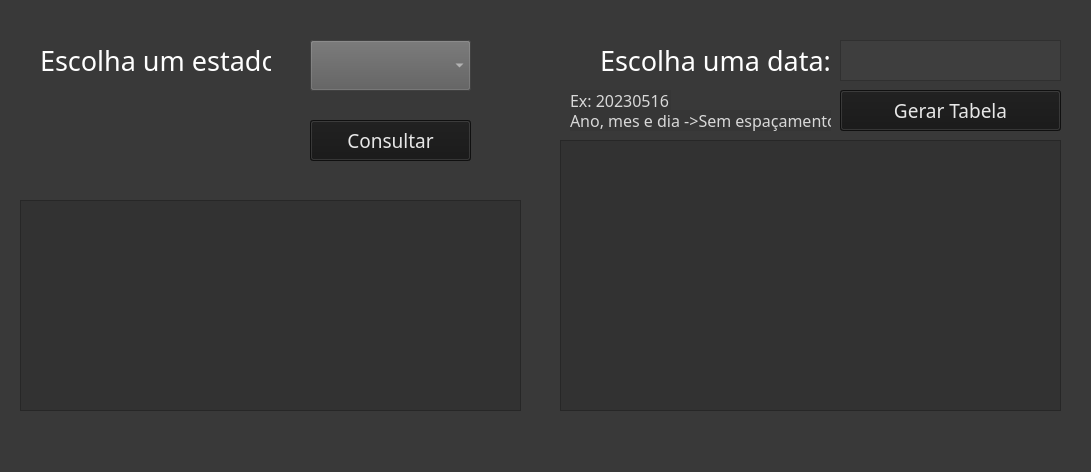
<?xml version="1.0" encoding="UTF-8"?>
<ui version="4.0">
 <class>Form</class>
 <widget class="QWidget" name="Form">
  <property name="geometry">
   <rect>
    <x>0</x>
    <y>0</y>
    <width>1091</width>
    <height>472</height>
   </rect>
  </property>
  <property name="font">
   <font>
    <family>Malgun Gothic Semilight</family>
    <pointsize>20</pointsize>
   </font>
  </property>
  <property name="windowTitle">
   <string>Form</string>
  </property>
  <property name="styleSheet">
   <string notr="true">background-color:rgb(57, 57, 57)</string>
  </property>
  <widget class="QLabel" name="label">
   <property name="geometry">
    <rect>
     <x>40</x>
     <y>40</y>
     <width>231</width>
     <height>41</height>
    </rect>
   </property>
   <property name="font">
    <font>
     <family>Malgun Gothic Semilight</family>
     <pointsize>20</pointsize>
    </font>
   </property>
   <property name="styleSheet">
    <string notr="true">color: rgb(255, 255, 255)</string>
   </property>
   <property name="text">
    <string>Escolha um estado:</string>
   </property>
   <property name="textFormat">
    <enum>Qt::PlainText</enum>
   </property>
   <property name="scaledContents">
    <bool>false</bool>
   </property>
   <property name="openExternalLinks">
    <bool>false</bool>
   </property>
  </widget>
  <widget class="QComboBox" name="comboBox">
   <property name="geometry">
    <rect>
     <x>310</x>
     <y>40</y>
     <width>161</width>
     <height>51</height>
    </rect>
   </property>
   <property name="styleSheet">
    <string notr="true">background-color: rgb(91, 91, 91);

color: rgb(218, 218, 218);

</string>
   </property>
  </widget>
  <widget class="QPushButton" name="consultaButton">
   <property name="geometry">
    <rect>
     <x>310</x>
     <y>120</y>
     <width>161</width>
     <height>41</height>
    </rect>
   </property>
   <property name="font">
    <font>
     <family>Malgun Gothic Semilight</family>
     <pointsize>14</pointsize>
    </font>
   </property>
   <property name="styleSheet">
    <string notr="true">background-color:
rgb(22,22,22);

color:rgb(231, 231, 231)</string>
   </property>
   <property name="text">
    <string>Consultar</string>
   </property>
  </widget>
  <widget class="QTextBrowser" name="textBrowser">
   <property name="geometry">
    <rect>
     <x>20</x>
     <y>200</y>
     <width>501</width>
     <height>211</height>
    </rect>
   </property>
   <property name="font">
    <font>
     <family>Malgun Gothic Semilight</family>
     <pointsize>14</pointsize>
    </font>
   </property>
   <property name="styleSheet">
    <string notr="true">color: rgb(212, 212, 212);

background-color: rgb(50, 50, 50)</string>
   </property>
  </widget>
  <widget class="QTextBrowser" name="textBrowser_2">
   <property name="geometry">
    <rect>
     <x>560</x>
     <y>140</y>
     <width>501</width>
     <height>271</height>
    </rect>
   </property>
   <property name="font">
    <font>
     <family>Malgun Gothic Semilight</family>
     <pointsize>14</pointsize>
    </font>
   </property>
   <property name="styleSheet">
    <string notr="true">color: rgb(212, 212, 212);

background-color: rgb(50, 50, 50)</string>
   </property>
  </widget>
  <widget class="QLabel" name="label_2">
   <property name="geometry">
    <rect>
     <x>600</x>
     <y>40</y>
     <width>231</width>
     <height>41</height>
    </rect>
   </property>
   <property name="font">
    <font>
     <family>Malgun Gothic Semilight</family>
     <pointsize>20</pointsize>
    </font>
   </property>
   <property name="styleSheet">
    <string notr="true">color: rgb(255, 255, 255)</string>
   </property>
   <property name="text">
    <string>Escolha uma data:</string>
   </property>
   <property name="textFormat">
    <enum>Qt::PlainText</enum>
   </property>
   <property name="scaledContents">
    <bool>false</bool>
   </property>
   <property name="openExternalLinks">
    <bool>false</bool>
   </property>
  </widget>
  <widget class="QPushButton" name="consultaButton_2">
   <property name="geometry">
    <rect>
     <x>840</x>
     <y>90</y>
     <width>221</width>
     <height>41</height>
    </rect>
   </property>
   <property name="font">
    <font>
     <family>Malgun Gothic Semilight</family>
     <pointsize>14</pointsize>
    </font>
   </property>
   <property name="styleSheet">
    <string notr="true">background-color:
rgb(22,22,22);

color:rgb(231, 231, 231)</string>
   </property>
   <property name="text">
    <string>Gerar Tabela</string>
   </property>
  </widget>
  <widget class="QTextEdit" name="textEdit">
   <property name="geometry">
    <rect>
     <x>840</x>
     <y>40</y>
     <width>221</width>
     <height>41</height>
    </rect>
   </property>
   <property name="font">
    <font>
     <family>Malgun Gothic Semilight</family>
     <pointsize>14</pointsize>
    </font>
   </property>
   <property name="styleSheet">
    <string notr="true">color: rgb(214, 214, 214);

background-color: rgb(62, 62, 62)</string>
   </property>
  </widget>
  <widget class="QLabel" name="label_3">
   <property name="geometry">
    <rect>
     <x>570</x>
     <y>90</y>
     <width>101</width>
     <height>20</height>
    </rect>
   </property>
   <property name="font">
    <font>
     <family>Malgun Gothic Semilight</family>
     <pointsize>12</pointsize>
    </font>
   </property>
   <property name="styleSheet">
    <string notr="true">color: rgb(216, 216, 216);

background-color: rgb(54, 54, 54)</string>
   </property>
   <property name="text">
    <string>Ex: 20230516 </string>
   </property>
  </widget>
  <widget class="QLabel" name="label_5">
   <property name="geometry">
    <rect>
     <x>570</x>
     <y>110</y>
     <width>261</width>
     <height>21</height>
    </rect>
   </property>
   <property name="font">
    <font>
     <family>Malgun Gothic Semilight</family>
     <pointsize>12</pointsize>
    </font>
   </property>
   <property name="styleSheet">
    <string notr="true">color: rgb(216, 216, 216);

background-color: rgb(54, 54, 54)</string>
   </property>
   <property name="text">
    <string>Ano, mes e dia -&gt;Sem espaçamento</string>
   </property>
  </widget>
 </widget>
 <resources/>
 <connections/>
</ui>
